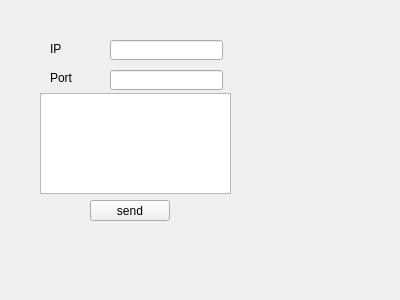
<?xml version="1.0" encoding="UTF-8"?>
<ui version="4.0">
 <class>Widget</class>
 <widget class="QWidget" name="Widget">
  <property name="geometry">
   <rect>
    <x>0</x>
    <y>0</y>
    <width>400</width>
    <height>300</height>
   </rect>
  </property>
  <property name="windowTitle">
   <string>Widget</string>
  </property>
  <widget class="QPushButton" name="buttonSend">
   <property name="geometry">
    <rect>
     <x>90</x>
     <y>200</y>
     <width>80</width>
     <height>21</height>
    </rect>
   </property>
   <property name="text">
    <string>send</string>
   </property>
  </widget>
  <widget class="QTextEdit" name="textEdit">
   <property name="geometry">
    <rect>
     <x>40</x>
     <y>93</y>
     <width>191</width>
     <height>101</height>
    </rect>
   </property>
  </widget>
  <widget class="QLabel" name="label">
   <property name="geometry">
    <rect>
     <x>50</x>
     <y>39</y>
     <width>41</width>
     <height>20</height>
    </rect>
   </property>
   <property name="text">
    <string>IP</string>
   </property>
  </widget>
  <widget class="QLabel" name="label_2">
   <property name="geometry">
    <rect>
     <x>50</x>
     <y>70</y>
     <width>41</width>
     <height>16</height>
    </rect>
   </property>
   <property name="text">
    <string>Port</string>
   </property>
  </widget>
  <widget class="QLineEdit" name="lineEditIP">
   <property name="geometry">
    <rect>
     <x>110</x>
     <y>40</y>
     <width>113</width>
     <height>20</height>
    </rect>
   </property>
  </widget>
  <widget class="QLineEdit" name="lineEditPort">
   <property name="geometry">
    <rect>
     <x>110</x>
     <y>70</y>
     <width>113</width>
     <height>20</height>
    </rect>
   </property>
  </widget>
 </widget>
 <layoutdefault spacing="6" margin="11"/>
 <resources/>
 <connections/>
</ui>
